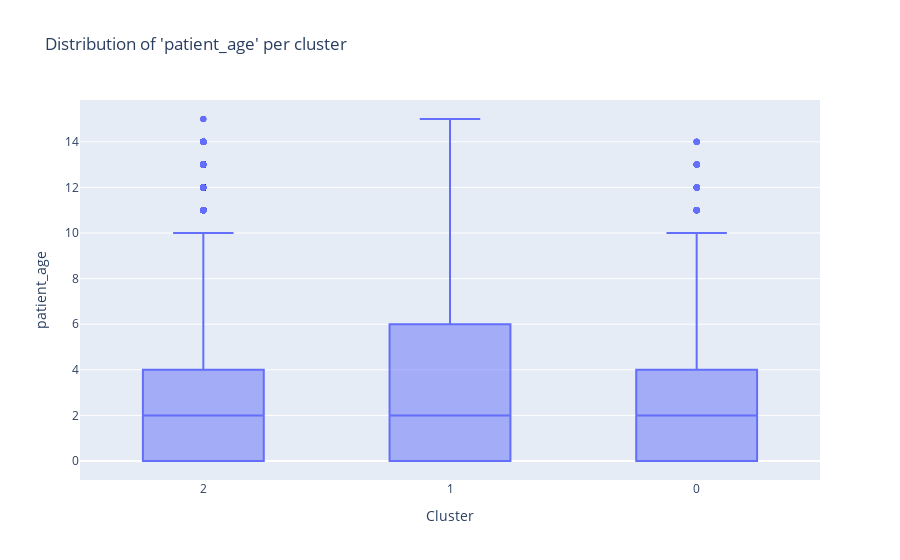
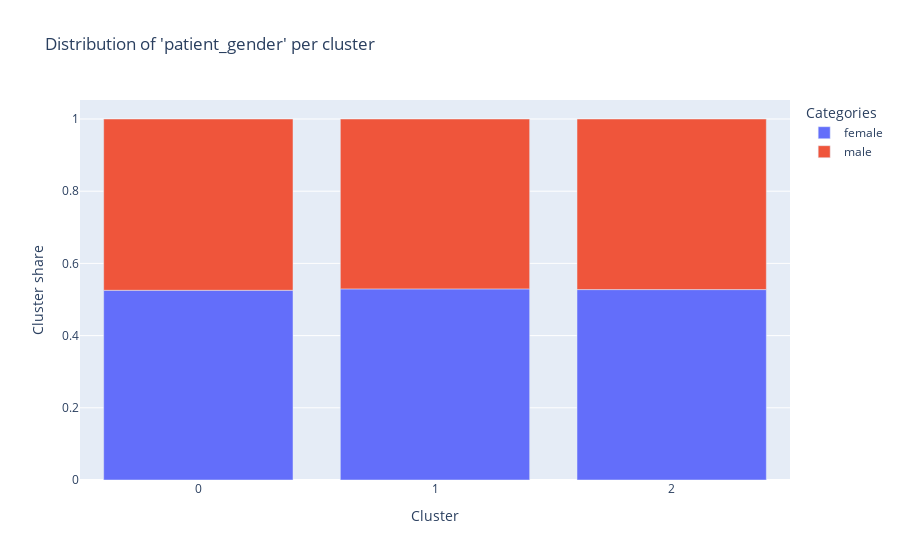

Notebook source saved alongside these figures, in order:
### Code cell
for demographic in demographics:
    fig = show_feature_distribution_per_cluster(demographic)
    fig.write_image(f"plots/syndromic_surveillance/demographics/{demographic}.png")
    fig.show()

### Figure 1 — Plotly figure (JSON) as saved in the notebook; plotly's stock layout.template omitted (floating-point values rounded to 4 significant figures; data arrays with more than 128 entries replaced by an {"elided": "..."} marker saying what was removed)
{"data": [{"alignmentgroup": "True", "hovertemplate": "Cluster=%{x}<br>patient_age=%{y}<extra></extra>", "legendgroup": "", "marker": {"color": "#636efa"}, "name": "", "notched": false, "offsetgroup": "", "orientation": "v", "showlegend": false, "type": "box", "x": {"elided": "47806 str values"}, "x0": " ", "xaxis": "x", "y": {"elided": "47806 int values"}, "y0": " ", "yaxis": "y"}], "layout": {"boxmode": "group", "legend": {"tracegroupgap": 0}, "title": {"text": "Distribution of 'patient_age' per cluster"}, "xaxis": {"anchor": "y", "domain": [0, 1], "title": {"text": "Cluster"}}, "yaxis": {"anchor": "x", "domain": [0, 1], "title": {"text": "patient_age"}}}}

### Figure 2 — Plotly figure (JSON) as saved in the notebook; plotly's stock layout.template omitted (floating-point values rounded to 4 significant figures)
{"data": [{"alignmentgroup": "True", "hovertemplate": "Categories=female<br>Cluster=%{x}<br>Cluster share=%{y}<extra></extra>", "legendgroup": "female", "marker": {"color": "#636efa", "pattern": {"shape": ""}}, "name": "female", "offsetgroup": "female", "orientation": "v", "showlegend": true, "textposition": "auto", "type": "bar", "x": ["0", "1", "2"], "xaxis": "x", "y": [0.5255, 0.5294, 0.5275], "yaxis": "y"}, {"alignmentgroup": "True", "hovertemplate": "Categories=male<br>Cluster=%{x}<br>Cluster share=%{y}<extra></extra>", "legendgroup": "male", "marker": {"color": "#EF553B", "pattern": {"shape": ""}}, "name": "male", "offsetgroup": "male", "orientation": "v", "showlegend": true, "textposition": "auto", "type": "bar", "x": ["0", "1", "2"], "xaxis": "x", "y": [0.4745, 0.4706, 0.4725], "yaxis": "y"}], "layout": {"barmode": "relative", "legend": {"title": {"text": "Categories"}, "tracegroupgap": 0}, "title": {"text": "Distribution of 'patient_gender' per cluster"}, "xaxis": {"anchor": "y", "domain": [0, 1], "title": {"text": "Cluster"}}, "yaxis": {"anchor": "x", "domain": [0, 1], "title": {"text": "Cluster share"}}}}
